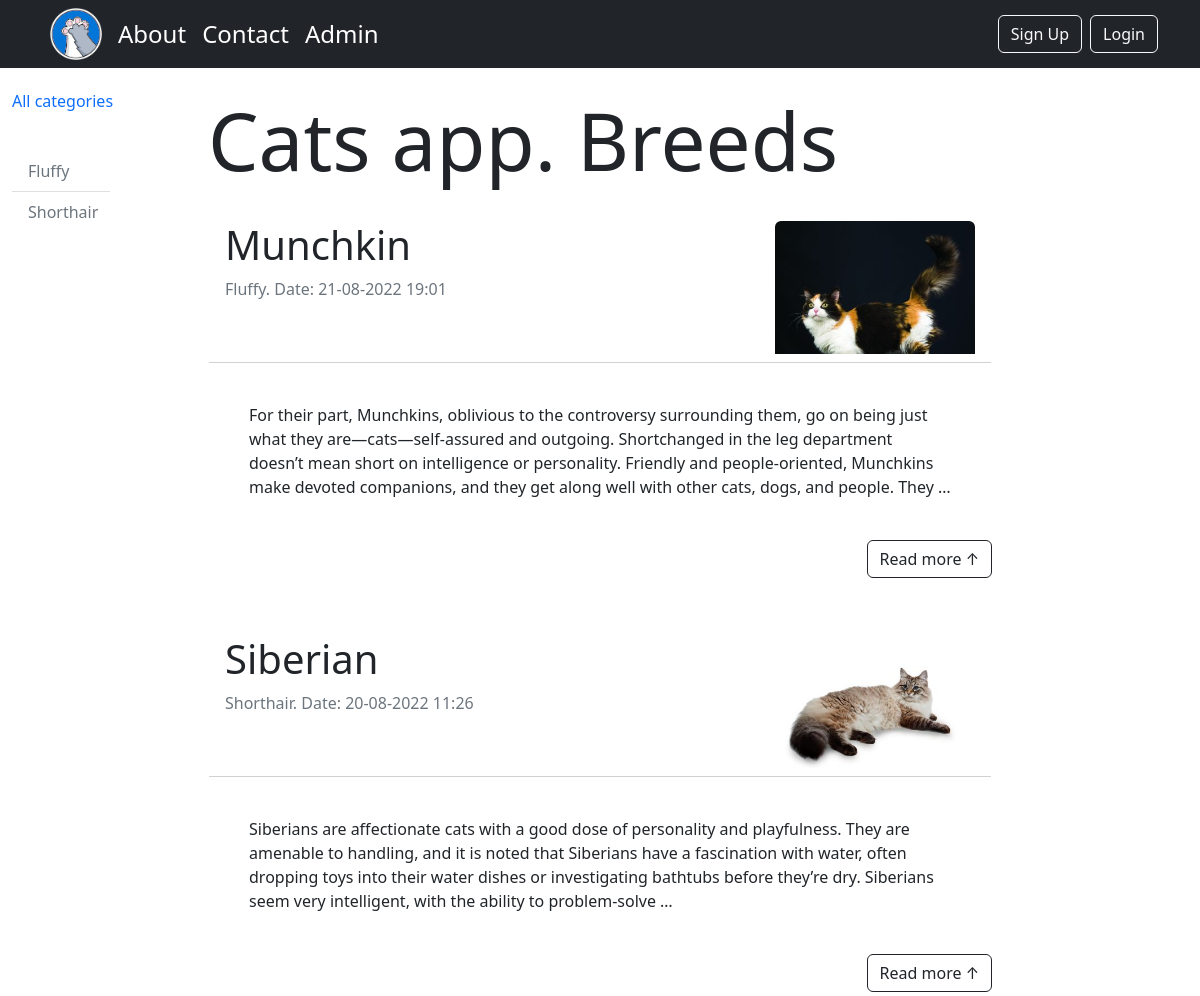
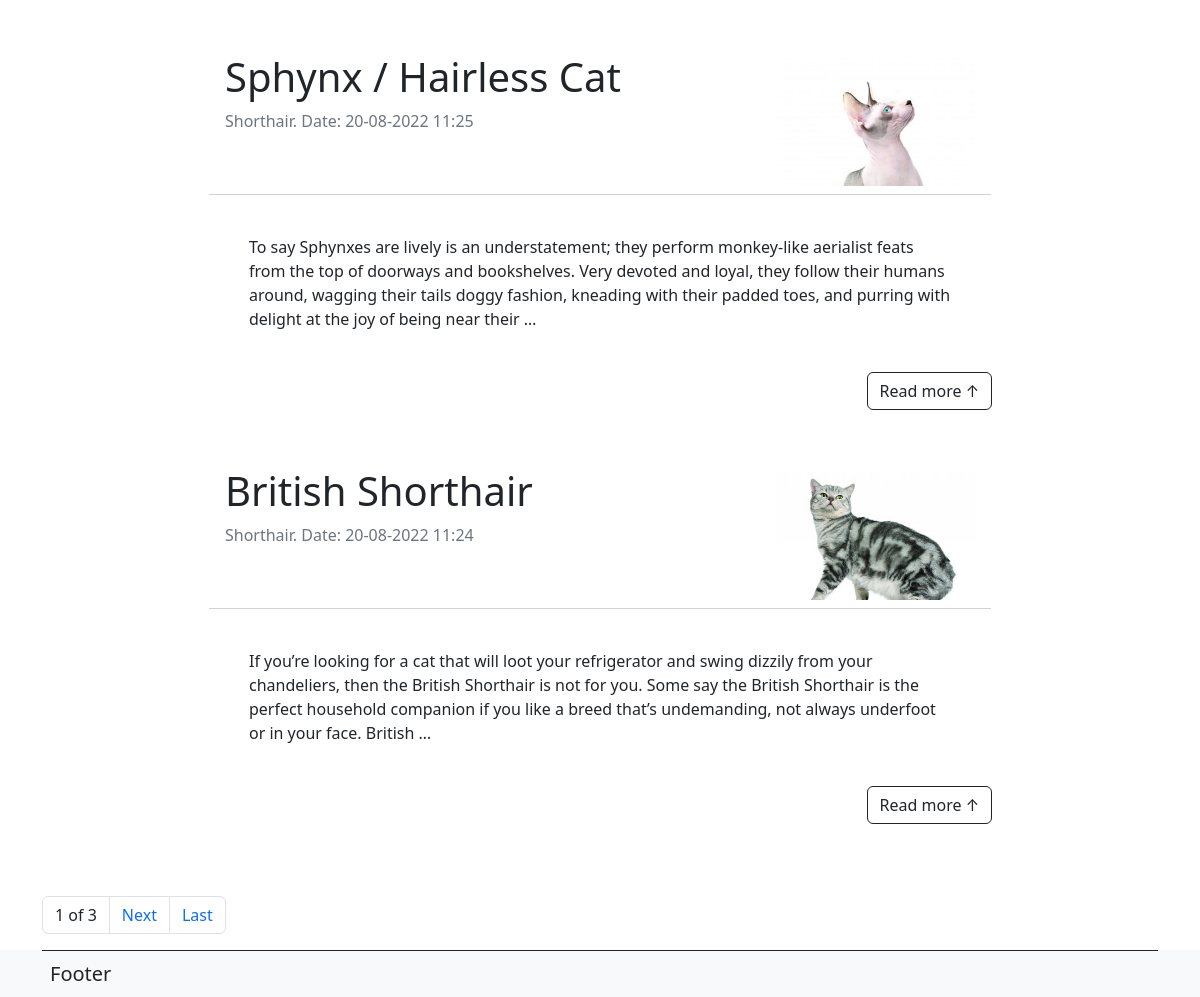
The app's page /, older data (2 pictures, top to bottom).
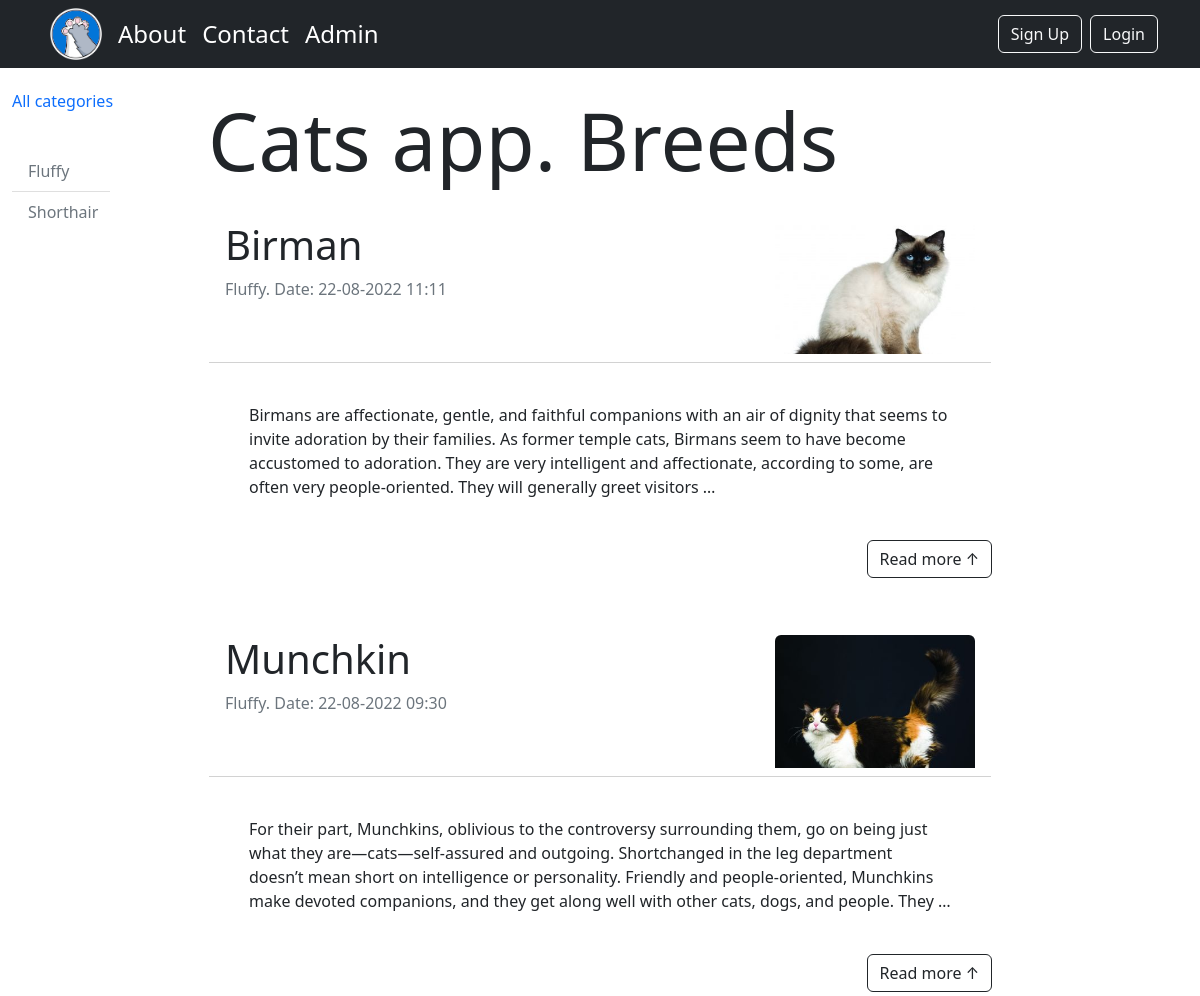
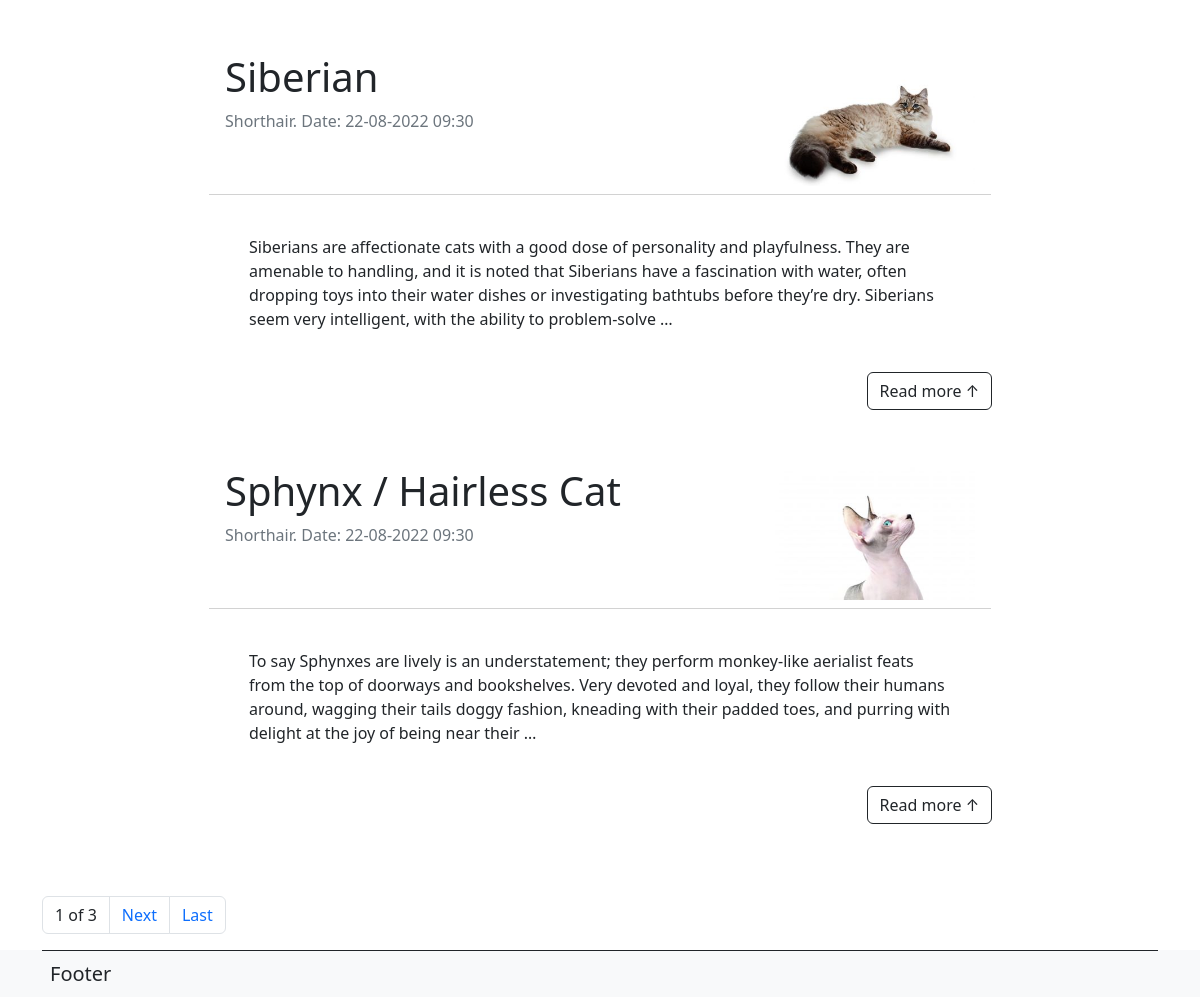
The same page, newer data (2 pictures, top to bottom).
### cats/models.py (models this page shows, shortened)
class Category(models.Model):
    name = models.CharField(max_length=100, db_index=True)
    slug = models.SlugField(max_length=255, unique=True, db_index=True, verbose_name='URL')
    def __str__(self):
        return self.name
    def get_absolute_url(self):
        return reverse('category', kwargs={'cat_slug': self.slug})
    class Meta:
        verbose_name = 'Категория'
        verbose_name_plural = 'Категории котов'
        ordering = ['name']

class Breeds(models.Model):
    title = models.CharField(max_length=255)
    slug = models.SlugField(max_length=255, unique=True, db_index=True, verbose_name='URL')
    content = models.TextField(blank=True)
    photo = models.ImageField(upload_to='photos/%Y/%m/%d/')
    time_create = models.DateTimeField(auto_now_add=True, verbose_name='date')
    time_update = models.DateTimeField(auto_now=True)
    is_published = models.BooleanField(default=True)
    category = models.ForeignKey('Category', on_delete=models.PROTECT)
    def get_absolute_url(self):
        return reverse('post', kwargs={'post_slug': self.slug})
    class Meta:
        verbose_name = 'Кот-котик'
        verbose_name_plural = 'Коты-котики'
        ordering = ['-time_create', 'title']

### cats/views.py (the view)
# urls.py: path('', BreedsHome.as_view(), name='home'),
class BreedsHome(DataMixin, ListView):
    model = Breeds
    template_name = 'cats/index.html'
    context_object_name = 'posts'
    def get_context_data(self, *, object_list=None, **kwargs):
        context = super().get_context_data(**kwargs)
        c_def = self.get_user_context(title='Cats app. Breeds')
        return dict(list(context.items()) + list(c_def.items()))
    def get_queryset(self):
        return Breeds.objects.filter(is_published=True)

### cats/utils.py (called while the page is built)
    def get_user_context(self, **kwargs):
        context = kwargs
        cats = Category.objects.annotate(Count('breeds'))
        context['cats'] = cats
        user_menu = menu.copy()
        if not self.request.user.is_authenticated:
            user_menu.pop(1)
        context['menu'] = user_menu
        if 'cat_selected' not in context:
            context['cat_selected'] = 0
        return context

### cats/templates/cats/index.html
{% extends 'cats/base.html' %}
{% load cats_tags %}
{% block content %}
<h1 class="display-1 pt-4">{{ title }}</h1>
{% for p in posts %}
<div class="card mt-4 border-white">
    <div class="card-header bg-white">
        <div class="row">
            <div class="col-md-9">
                <h2 class="fs-1">{{ p.title }}</h2>
                <p class="text-secondary">{{ p.category }}. Date: {{ p.time_update| date:"d-m-Y H:i" }}</p>
            </div>
            <div class="col-md-3">
                {% if p.photo %}
                <div class="img_wrap float-end">
                    <img src="{{ p.photo.url }}" alt="{{ p.title }}"
                         class="figure-img img-fluid rounded">
                </div>
                {% endif %}
            </div>
        </div>
    </div>
    <div class="card-body m-4"><p class="card-text">{{ p.content | truncatewords:50}}</p></div>
</div>
<div class="d-grid d-md-flex justify-content-md-end pb-4">
    <a class="btn btn-outline-dark" href="{{ p.get_absolute_url }}">Read more &#8593</a>
</div>
{% endfor %}
{% endblock %}

### cats/templates/cats/base.html (shortened to what this page needs)
{% load cats_tags %}
<!DOCTYPE html>
<html lang="en">
<head>
    <link href="https://cdn.jsdelivr.net/npm/bootstrap@5.2.0/dist/css/bootstrap.min.css" rel="stylesheet"
>
</head>
<body class="d-flex flex-column min-vh-100">
{% block mainmenu %}
<nav class="navbar navbar-expand-lg bg-dark text-white navbar-white">
    <div class="container">
        {% load static %}
        {% for m in menu %}
        {% if m.title == 'Main' %}
        <a href="{% url m.url_name %}"><img src="{% static 'cats/images/paws.png' %}" alt="paws" height="52px"
                                            class="pe-2 ps-2 nav_hover"></a>
        {% else %}
        <a class='nav-link fs-4 p-2 nav_hover' href="{% url m.url_name %}">{{ m.title }}</a>
        {% endif %}
        {% endfor %}
        {% if not user.is_authenticated %}
        <a class='ms-auto btn btn-outline-light' href="{% url 'register' %}">Sign Up</a>
        <a class='ms-2 btn btn-outline-light' href="{% url 'login' %}">Login</a>
        {% else %}
        <span class='ms-auto text-white pe-2'>{{ user.username }} </span>
        <a class='ms-2 btn btn-outline-light' href="{% url 'logout' %}">Log Out</a>
        {% endif %}
    </div>
</nav>
{% endblock mainmenu %}
<div class="container-fluid">
    <div class="d-flex justify-content-start">
        <aside class="col-md-2 sticky-xl-top text-muted align-self-start">
            {% if cat_selected == 0 %}
            <h2 class="h6 pt-4 pb-3 mb-4 sidebar_hover"><a href="{% url 'home' %}" class="text-primary " style="text-decoration: none">All
                categories</a></h2>
            {% else %}
            <h2 class="h6 pt-4 pb-3 mb-4 sidebar_hover"><a href="{% url 'home' %}" class="text-secondary" style="text-decoration: none">All
                categories</a></h2>
            {% endif%}
            <ul class="list-group list-group-flush">
                {% for c in cats %}
                {% if c.breeds__count > 0 %}
                {% if c.pk == cat_selected %}
                <a href="{{ c.get_absolute_url }}" class="list-group-item col-md-6 text-primary sidebar_hover">{{ c.name }}</a>
                {% else %}
                <a href="{{ c.get_absolute_url }}" class="list-group-item col-md-6 text-secondary sidebar_hover">{{ c.name }}</a>
                {% endif %}
                {% endif %}
                {% endfor %}
            </ul>
        </aside>
        <div class="col-md-8">
            {% block content%}
            {% endblock %}
        </div>
    </div>
</div>
{% if page_obj.has_other_pages %}
<div class="container pt-5">
    <ul class="pagination">
        <li class="page-item"><a href="" class="page-link disabled text-dark">{{ page_obj.number}} of
            {{ page_obj.paginator.num_pages }}</a></li>
        {% if page_obj.has_next %}
        <li class="page-item"><a class="page-link" href="?page={{ page_obj.next_page_number }}">Next</a></li>
        <li class="page-item"><a class="page-link" href="?page={{ page_obj.paginator.num_pages }}">Last</a></li>
        {% endif %}
    </ul>
</div>
{% endif %}
<footer class="mt-auto bg-light">
    <div class="container ">
        <div class="border-top p-2 border-dark">
            <span class="fs-5">Footer</span>
        </div>
    </div>
</footer>
</body>
</html>

### cats/templates/cats/base.html (style rules this page uses)
.img_wrap { width: 200px; height: 133px; overflow: hidden; }
.nav_hover { border-radius: 0.375rem; }

Row changes from the older to the newer data that the page shows:
no longer on this page (row unchanged): Breeds: title "British Shorthair", category "Shorthair", time_update "20-08-2022 11:24", photo (picture), content "If you’re looking for a cat that will loot your refrigerator and swing dizzily from your chandeliers, then the British Shorthair is not for you. Some say the British Shorthair is the perfect household companion if you like a breed that’s undemanding, not always underfoot or in your face. British …"
added Breeds: title "Birman", category "Fluffy", time_update "22-08-2022 11:11", photo (picture), content "Birmans are affectionate, gentle, and faithful companions with an air of dignity that seems to invite adoration by their families. As former temple cats, Birmans seem to have become accustomed to adoration. They are very intelligent and affectionate, according to some, are often very people-oriented. They will generally greet visitors …"
changed Breeds "Munchkin": time_update "21-08-2022 19:01" → "22-08-2022 09:30"
changed Breeds "Siberian": time_update "20-08-2022 11:26" → "22-08-2022 09:30"
changed Breeds "Sphynx / Hairless Cat": time_update "20-08-2022 11:25" → "22-08-2022 09:30"
